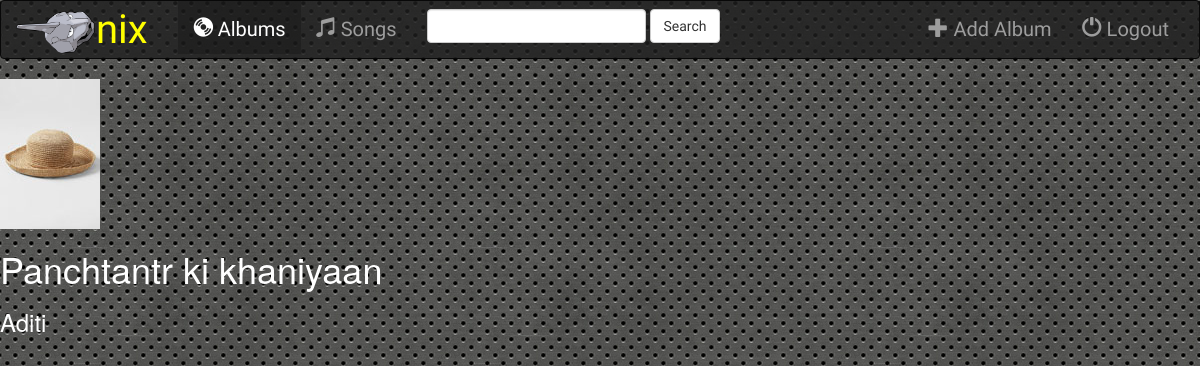
Page /music/4/ on the committed database.
### music/models.py (models this page shows, shortened)
class Album(models.Model):
    artist = models.CharField(max_length=250)
    album_title = models.CharField(max_length=500)
    genre = models.CharField(max_length=100)
    album_logo = models.FileField()

### music/views.py (the view)
# urls.py: url(r'^(?P<pk>[0-9]+)/$', views.DetailView.as_view(), name = 'detail'),
class DetailView(generic.DetailView):
    model = Album
    template_name = 'music/detail.html'

### music/templates/music/detail.html (shortened to what this page needs)
{%extends 'music/base.html'%}
{% block body %}
<img src="{{album.album_logo.url}}" alt="">
<h1>{{album.album_title}}</h1>
<h3>{{album.artist}}</h3>
{%endblock%}

### music/static/music/style.css (style rules this page uses)
body { background: url('images/background.jpg'); color: white; }

### rows in the picture
Album: album_logo (picture), album_title "Panchtantr ki khaniyaan", artist "Aditi"
